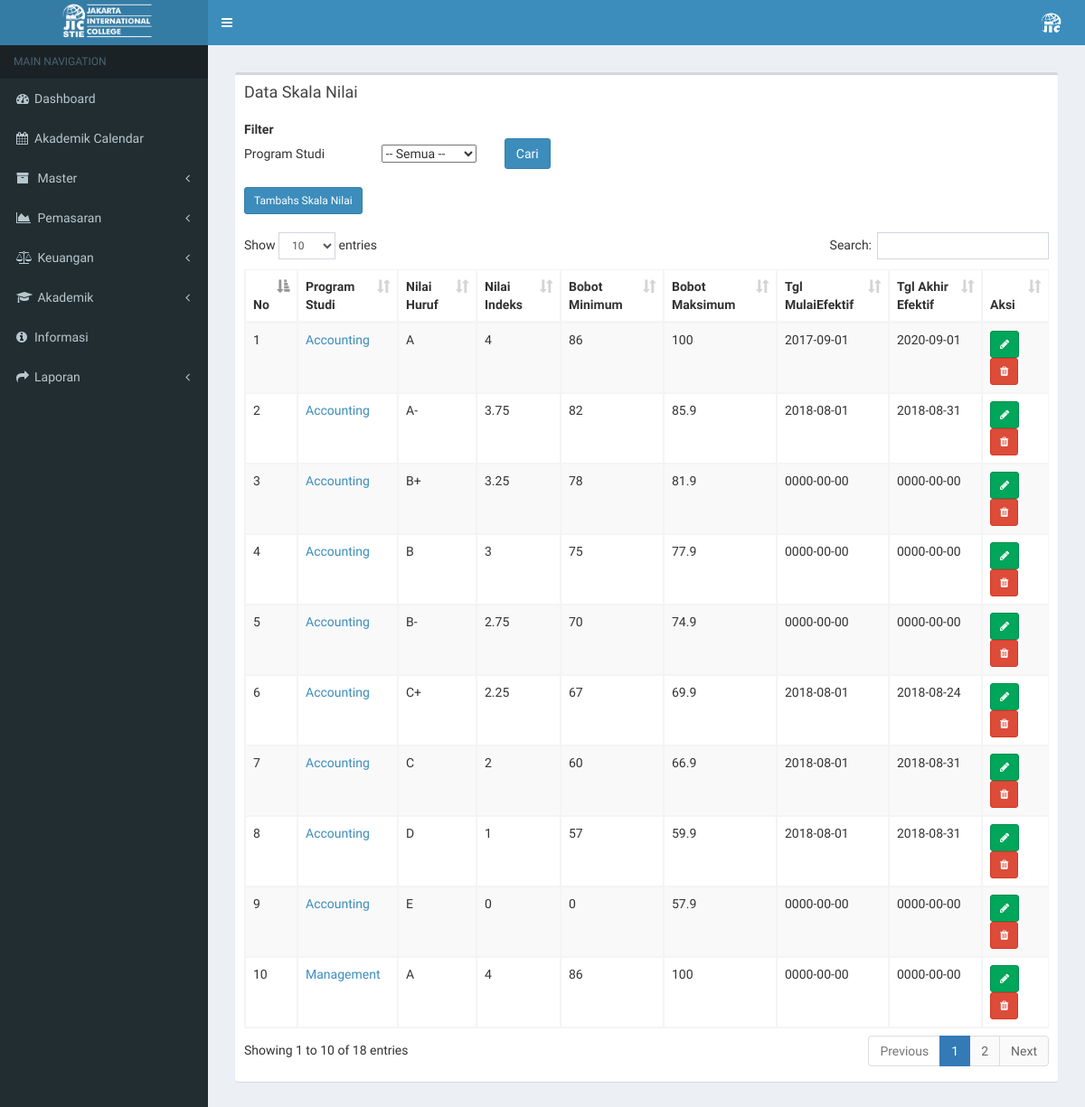
Page /index.php/nilai/filter_nilai on the committed database.
### tables this page shows
CREATE TABLE `tb_skala_nilai` (
  `id_skala_nilai` int(11) NOT NULL,
  `id_prodi` varchar(7) NOT NULL,
  `nilai_huruf` varchar(5) NOT NULL,
  `nilai_indeks` float NOT NULL,
  `bobot_nilai_minimum` float NOT NULL,
  `bobot_nilai_maksimum` float NOT NULL,
  `tanggal_mulai_efektif` date NOT NULL,
  `tanggal_akhir_efektif` date NOT NULL
);

CREATE TABLE `tb_prodi` (
  `id_prodi` varchar(6) NOT NULL,
  `nama_prodi` varchar(20) NOT NULL,
  `ketua_prodi` varchar(50) NOT NULL
);

### application/controllers/nilai.php (called while the page is built, shortened)
<?php
class Nilai extends CI_Controller {
	public function __construct()
	{
		$this->load->model('nilai_model');
		$this->load->model('daftar_ulang_model');
	}
	public function filter_nilai()
	{
			$data['drop_down_prodi'] = $this->daftar_ulang_model->getProdi();
			$id_prodi=$this->input->get('id_prodi');
			$data['nilai'] = $this->nilai_model->filter_nilai($id_prodi);
			$data['main_view'] = 'Nilai/data_skala_nilai_view';
			$this->load->view('template', $data);
	}
}

### index.php (called while the page is built, shortened)
<?php
require_once BASEPATH.'core/CodeIgniter.php';

### application/models/nilai_model.php (called while the page is built, shortened)
<?php
class nilai_model extends CI_Model {
  public function filter_nilai($id_prodi){
    $this->db->select('*');
     $this->db->from('tb_skala_nilai');
     $this->db->join('tb_prodi','tb_prodi.id_prodi=tb_skala_nilai.id_prodi');
     $this->db->like('tb_prodi.id_prodi',$id_prodi);
     $query = $this->db->get();
     return $query->result();
  }
}

### application/views/Nilai/data_skala_nilai_view.php (the view, shortened to what this page needs)
<section class="content">
      <div class="row">
        <div class="col-xs-12">
          <div class="box">
            <div class="box-header">
              <h3 class="box-title">Data Skala Nilai</h3>
            </div>
            <div class="box-body">
              <table class="">
                <tbody>
                  <form method="get" action="<?php echo base_url("nilai/filter_nilai/")?>">
                  <tr>
                    <th>Filter</th>
                  </tr>
                  <tr>
                    <td>Program Studi</td>
                    <td>&nbsp;&nbsp;&nbsp;&nbsp;&nbsp;&nbsp;&nbsp;&nbsp;&nbsp;&nbsp;&nbsp;&nbsp;&nbsp;&nbsp;&nbsp;&nbsp;&nbsp;
                      <select name="id_prodi">
                        <option value="">-- Semua --</option>
                      </select>
                    </td>
                    <td>
                      &nbsp;&nbsp;&nbsp;&nbsp;&nbsp;&nbsp;&nbsp;&nbsp;&nbsp;<input type="submit" class="btn btn-primary" value="Cari">
                    </td>
                  </tr>
                   </form>
                </tbody>
              </table>
              <br>
               <a href="<?php echo base_url(); ?>nilai/tambah_skala_nilai" class="btn btn-primary  btn-sm">Tambahs Skala Nilai</a>
              <br>
              <br>
              <table id="example1" class="table table-bordered table-striped">
                <thead>
                <tr>
                  <th>No</th>
                  <th>Program Studi</th>
                  <th>Nilai Huruf</th>
                  <th>Nilai Indeks</th>
                  <th>Bobot Minimum</th>
                  <th>Bobot Maksimum</th>
                  <th>Tgl MulaiEfektif</th>
                  <th>Tgl Akhir Efektif</th>
                  <th>Aksi</th>
                </tr>
                </thead>
                <tbody>
                <?php
               $no = 0;
                foreach ($nilai as $data) {
                  echo '
                <tr>
                  <td>'.++$no.'</td>
                  <td><a href="'.base_url('nilai/lihat_skala_nilai/'.$data->id_skala_nilai).'")>'.$data->nama_prodi.'</a></td>
                  <td>'.$data->nilai_huruf.'</td>
                  <td>'.$data->nilai_indeks.'</td>
                  <td>'.$data->bobot_nilai_minimum.'</td>
                  <td>'.$data->bobot_nilai_maksimum.'</td>
                  <td>'.$data->tanggal_mulai_efektif.'</td>
                  <td>'.$data->tanggal_akhir_efektif.'</td>
                  <td>
                    <a href="'.base_url('nilai/detail_skala_nilai/'.$data->id_skala_nilai).'" class="btn btn-success  btn-sm"><i class="fa fa-pencil"></i><span class="tooltiptext">Ubah Skala Nilai</span></a>
                     <a href="'.base_url('nilai/hapus_skala_nilai/'.$data->id_skala_nilai).'" class="btn btn-danger  btn-sm"><i class="fa fa-trash"></i><span class="tooltiptext">Hapus Skala Nilai</span></a>
                  </td>
                </tr>
                ';
              }
              ?>
                </tbody>
              </table>
            </div>
          </div>
        </div>
      </div>
    </section>

### rows in the picture
tb_skala_nilai: id_prodi.nama_prodi "Accounting", nilai_huruf "A", nilai_indeks "4", bobot_nilai_minimum "86", bobot_nilai_maksimum "100", tanggal_mulai_efektif "2017-09-01", tanggal_akhir_efektif "2020-09-01"
tb_skala_nilai: id_prodi.nama_prodi "Accounting", nilai_huruf "A-", nilai_indeks "3.75", bobot_nilai_minimum "82", bobot_nilai_maksimum "85.9", tanggal_mulai_efektif "2018-08-01", tanggal_akhir_efektif "2018-08-31"
tb_skala_nilai: id_prodi.nama_prodi "Accounting", nilai_huruf "B+", nilai_indeks "3.25", bobot_nilai_minimum "78", bobot_nilai_maksimum "81.9", tanggal_mulai_efektif "0000-00-00", tanggal_akhir_efektif "0000-00-00"
tb_skala_nilai: id_prodi.nama_prodi "Accounting", nilai_huruf "B", nilai_indeks "3", bobot_nilai_minimum "75", bobot_nilai_maksimum "77.9", tanggal_mulai_efektif "0000-00-00", tanggal_akhir_efektif "0000-00-00"
tb_skala_nilai: id_prodi.nama_prodi "Accounting", nilai_huruf "B-", nilai_indeks "2.75", bobot_nilai_minimum "70", bobot_nilai_maksimum "74.9", tanggal_mulai_efektif "0000-00-00", tanggal_akhir_efektif "0000-00-00"
tb_skala_nilai: id_prodi.nama_prodi "Accounting", nilai_huruf "C+", nilai_indeks "2.25", bobot_nilai_minimum "67", bobot_nilai_maksimum "69.9", tanggal_mulai_efektif "2018-08-01", tanggal_akhir_efektif "2018-08-24"
tb_skala_nilai: id_prodi.nama_prodi "Accounting", nilai_huruf "C", nilai_indeks "2", bobot_nilai_minimum "60", bobot_nilai_maksimum "66.9", tanggal_mulai_efektif "2018-08-01", tanggal_akhir_efektif "2018-08-31"
tb_skala_nilai: id_prodi.nama_prodi "Accounting", nilai_huruf "D", nilai_indeks "1", bobot_nilai_minimum "57", bobot_nilai_maksimum "59.9", tanggal_mulai_efektif "2018-08-01", tanggal_akhir_efektif "2018-08-31"
tb_skala_nilai: id_prodi.nama_prodi "Accounting", nilai_huruf "E", nilai_indeks "0", bobot_nilai_minimum "0", bobot_nilai_maksimum "57.9", tanggal_mulai_efektif "0000-00-00", tanggal_akhir_efektif "0000-00-00"
tb_skala_nilai: id_prodi.nama_prodi "Management", nilai_huruf "A", nilai_indeks "4", bobot_nilai_minimum "86", bobot_nilai_maksimum "100", tanggal_mulai_efektif "0000-00-00", tanggal_akhir_efektif "0000-00-00"
